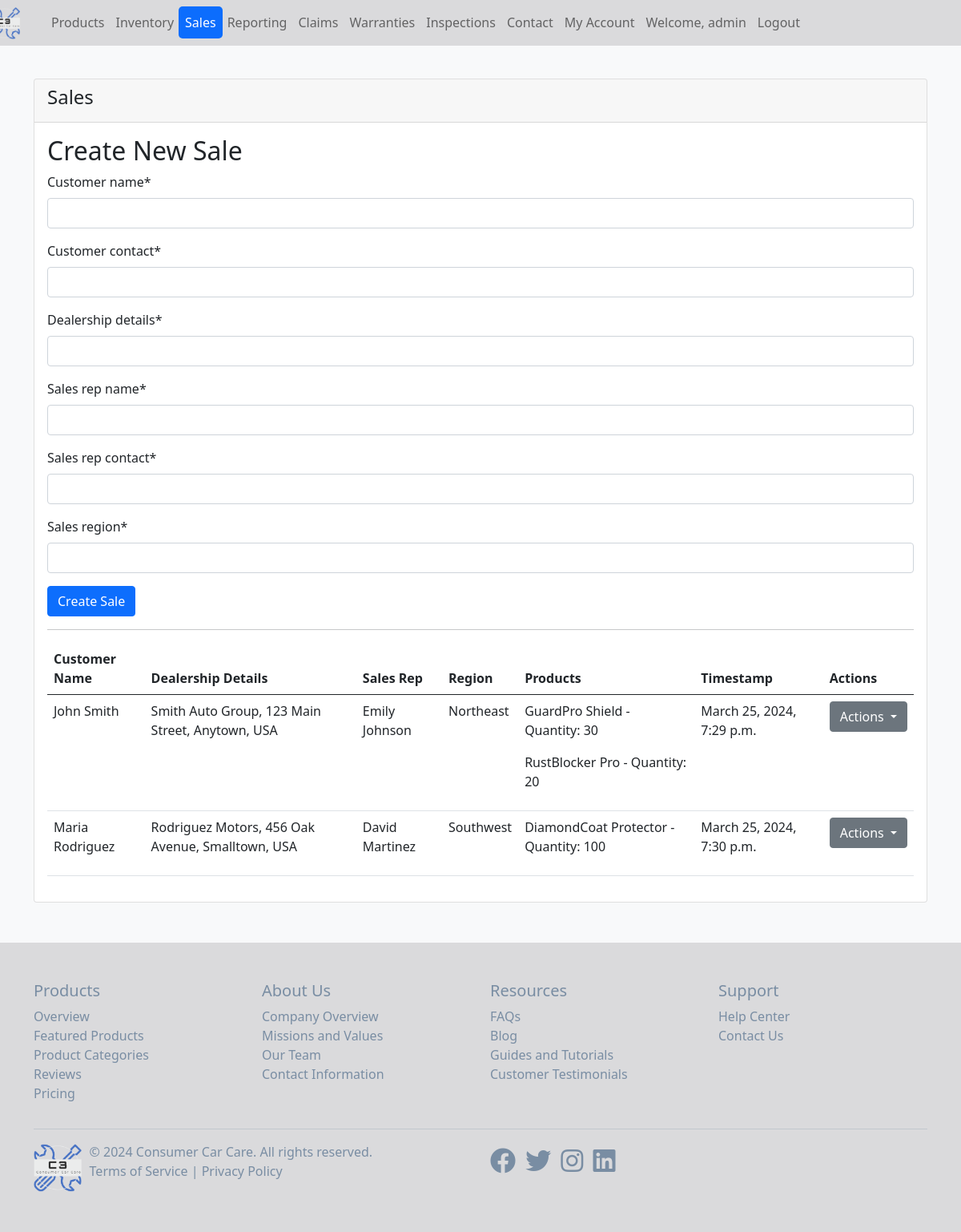
The app's page /sales-data/ (signed in), older data.
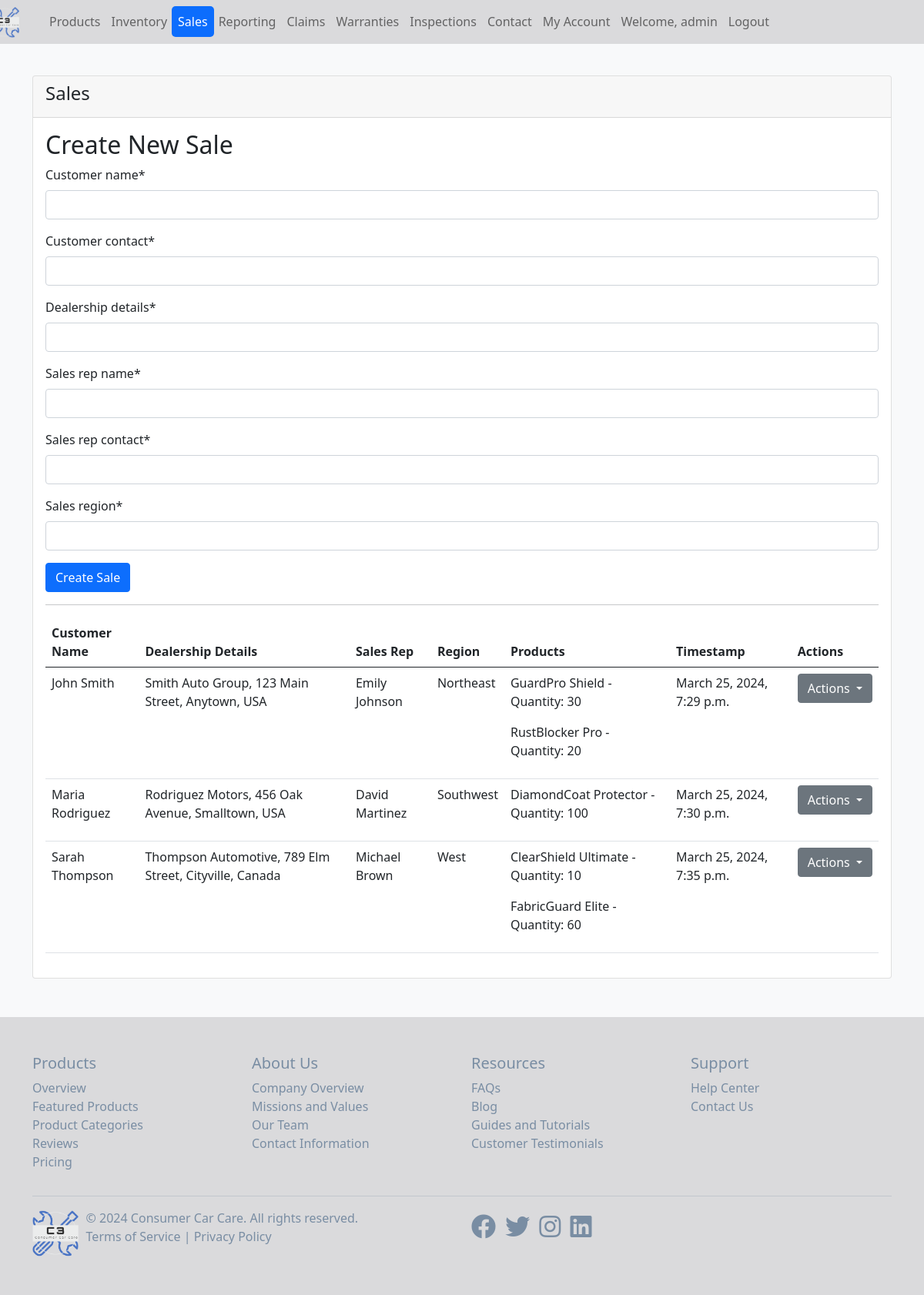
The same page, newer data.
### main_app/models.py (models this page shows, shortened)
class Sale(models.Model):
    customer_name = models.CharField(max_length=100)
    customer_contact = models.CharField(max_length=100)
    dealership_details = models.CharField(max_length=200)
    sales_rep_name = models.CharField(max_length=100)
    sales_rep_contact = models.CharField(max_length=100)
    sales_region = models.CharField(max_length=100)
    timestamp = models.DateTimeField(default=timezone.now)

class SaleItem(models.Model):
    sale = models.ForeignKey(Sale, on_delete=models.CASCADE, related_name='items')
    product = models.ForeignKey(Inventory, on_delete=models.CASCADE)
    quantity = models.PositiveIntegerField(default=1)

class Inventory(models.Model):
    product_id = models.CharField(max_length=20, unique=True)
    name = models.CharField(max_length=100)
    quantity = models.PositiveIntegerField()
    description = models.TextField()

### main_app/views.py (the view)
# urls.py: path('sales-data/', views.sales_view, name='sales_data'),
@login_required
def sales_view(request):
    if request.method == 'POST':
        sale_form = SaleForm(request.POST)
        if sale_form.is_valid():
            sale = sale_form.save()
            return redirect('add_sale_items', sale_id=sale.id)
    else:
        sale_form = SaleForm()
    sales = Sale.objects.all()
    context = {
        'sale_form': sale_form,
        'sales': sales,
    }
    return render(request, 'main_app/sales_data.html', context)

### main_app/forms.py
class SaleForm(forms.ModelForm):
    class Meta:
        model = Sale
        fields = ['customer_name', 'customer_contact', 'dealership_details', 'sales_rep_name', 'sales_rep_contact', 'sales_region']

### main_app/templates/main_app/sales_data.html (shortened to what this page needs)
{% extends 'main_app/base.html' %}
{% load crispy_forms_tags %}
{% block content %}
<div class="container mt-5">
    <div class="row">
        <div class="col-md-12">
            <div class="card">
                <div class="card-header">
                    <h4>Sales</h4>
                </div>
                <div class="card-body">
                    <h2>Create New Sale</h2>
                    <form method="post">
                        {{ sale_form|crispy }}
                        <button type="submit" class="btn btn-primary">Create Sale</button>
                    </form>
                    <hr>
                    <table class="table">
                        <thead>
                            <tr>
                                <th>Customer Name</th>
                                <th>Dealership Details</th>
                                <th>Sales Rep</th>
                                <th>Region</th>
                                <th>Products</th>
                                <th>Timestamp</th>
                                <th>Actions</th>
                            </tr>
                        </thead>
                        <tbody>
                            {% for sale in sales %}
                            <tr>
                                <td>{{ sale.customer_name }}</td>
                                <td>{{ sale.dealership_details }}</td>
                                <td>{{ sale.sales_rep_name }}</td>
                                <td>{{ sale.sales_region }}</td>
                                <td>
                                    {% for item in sale.items.all %}
                                    <p>{{ item.product.name }} - Quantity: {{ item.quantity }}</p>
                                    {% endfor %}
                                </td>
                                <td>{{ sale.timestamp }}</td>
                                <td>
                                    <div class="dropdown">
                                        <button class="btn btn-secondary dropdown-toggle" type="button" id="actionsDropdown{{ sale.id }}" data-toggle="dropdown" aria-haspopup="true" aria-expanded="false">
                                            Actions
                                        </button>
                                    </div>
                                </td>
                            </tr>
                            {% endfor %}
                        </tbody>
                    </table>
                </div>
            </div>
        </div>
    </div>
</div>
{% endblock %}

Row changes from the older to the newer data that the page shows:
added Sale: customer_name "Sarah Thompson", dealership_details "Thompson Automotive, 789 Elm Street, Cityville, Canada", sales_rep_name "Michael Brown", sales_region "West", timestamp "March 25, 2024, 7:35 p.m."
added SaleItem: product.name "ClearShield Ultimate", quantity "10", shown under "Sarah Thompson"
added SaleItem: product.name "FabricGuard Elite", quantity "60", shown under "Sarah Thompson"
